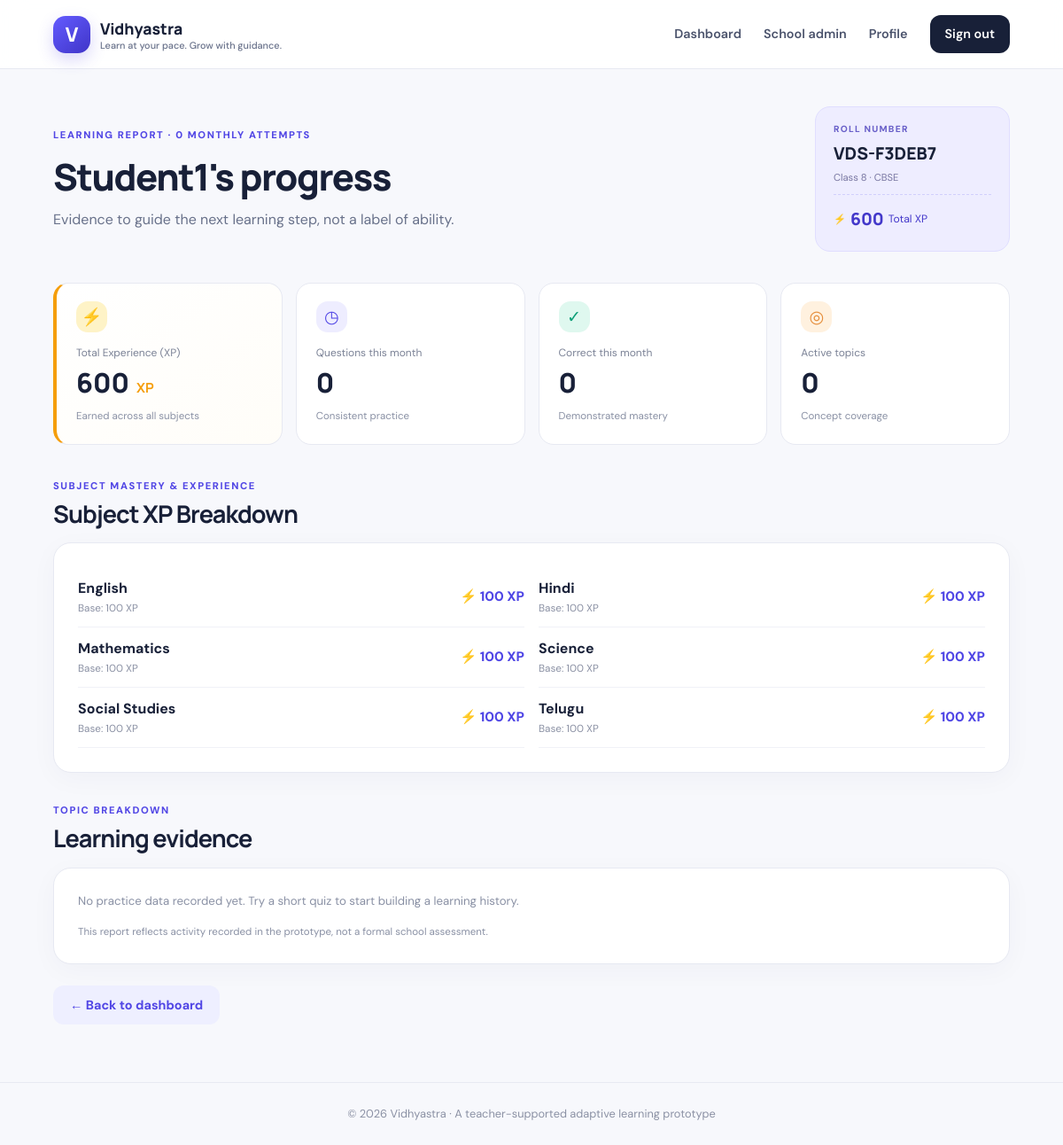
/report/4 (signed in), run on the app's committed database.
### tables this page shows
CREATE TABLE users (
      id INTEGER PRIMARY KEY AUTOINCREMENT, name TEXT NOT NULL, email TEXT UNIQUE NOT NULL,
      phone TEXT NOT NULL, password_hash TEXT NOT NULL, role TEXT NOT NULL,
      region TEXT DEFAULT '', district TEXT DEFAULT '', state TEXT DEFAULT '', board TEXT DEFAULT '',
      grade TEXT DEFAULT '', language TEXT DEFAULT 'English', theme TEXT DEFAULT 'light', bot_name TEXT DEFAULT 'Astra',
      roll_no TEXT UNIQUE, created_at TEXT NOT NULL
    , school_id INTEGER REFERENCES schools(id));

CREATE TABLE student_xp (
            id INTEGER PRIMARY KEY AUTOINCREMENT,
            student_id INTEGER NOT NULL,
            subject TEXT NOT NULL,
            xp INTEGER NOT NULL DEFAULT 100,
            UNIQUE(student_id, subject),
            FOREIGN KEY(student_id) REFERENCES users(id)
        );

### app.py (the view, shortened to what this page needs)
@app.route('/report/<int:student_id>')
@login_required
def report(student_id):
    user = current_user()
    con = db()
    try:
        student = con.execute('''
            SELECT * FROM users WHERE id=? AND role='student'
        ''', (student_id,)).fetchone()
        if not student:
            abort(404)
        allowed = user['role'] == 'platform_admin'
        if user['role'] == 'student':
            allowed = (
                user['id'] == student_id
                and user['school_id'] == student['school_id']
            )
        elif user['role'] == 'admin':
            allowed = user['school_id'] == student['school_id']
        if not allowed:
            abort(403)
        progress = con.execute('''
            SELECT * FROM progress
            WHERE student_id=?
            ORDER BY subject, topic
        ''', (student_id,)).fetchall()
        attempts = con.execute('''
            SELECT
                COUNT(*) AS n,
                COALESCE(SUM(is_correct), 0) AS correct
            FROM quiz_attempts
            WHERE student_id=? AND substr(created_at, 1, 7)=?
        ''', (
            student_id,
            date.today().strftime('%Y-%m')
        )).fetchone()
        subject_xp, total_xp = get_student_xp_summary(student_id, con)
        return render_template(
            'report.html',
            student=student,
            progress=progress,
            attempts=attempts,
            subject_xp=subject_xp,
            total_xp=total_xp
        )
    finally:
        con.close()

### app.py (called while the page is built)
def db():
    con = sqlite3.connect(DB_PATH)
    con.row_factory = sqlite3.Row
    con.execute('PRAGMA foreign_keys = ON')
    return con

def ensure_student_xp(student_id, con):
    for subject in SUBJECTS:
        con.execute('''
            INSERT INTO student_xp (student_id, subject, xp)
            VALUES (?, ?, ?)
            ON CONFLICT(student_id, subject) DO NOTHING
        ''', (student_id, subject, BASE_XP_PER_SUBJECT))

def get_student_xp_summary(student_id, con):
    ensure_student_xp(student_id, con)
    rows = con.execute('''
        SELECT subject, xp
        FROM student_xp
        WHERE student_id=?
    ''', (student_id,)).fetchall()
    xp_by_subject = {
        row['subject']: row['xp'] for row in rows
    }
    for subject in SUBJECTS:
        xp_by_subject.setdefault(subject, BASE_XP_PER_SUBJECT)
    return xp_by_subject, sum(xp_by_subject.values())

def current_user():
    user_id = session.get('user_id')
    if not user_id:
        return None
    con = db()
    try:
        return con.execute(
            'SELECT * FROM users WHERE id=?', (user_id,)
        ).fetchone()
    finally:
        con.close()

def login_required(fn):
    @wraps(fn)
    def wrapper(*args, **kwargs):
        if 'user_id' not in session:
            return redirect(url_for('login'))
        if current_user() is None:
            session.clear()
            return redirect(url_for('login'))
        return fn(*args, **kwargs)
    return wrapper

@app.context_processor
def inject_globals():
    return {
        'current_user': current_user(),
        'subjects': SUBJECTS,
        'year': date.today().year
    }

### templates/report.html (shortened to what this page needs)
{% extends 'base.html' %}
{% block content %}
<section class="dashboard-head">
    <div>
        <span class="eyebrow">LEARNING REPORT · {{ attempts['n'] }} MONTHLY ATTEMPTS</span>
        <h1>{{ student['name'] }}'s progress</h1>
        <p>Evidence to guide the next learning step, not a label of ability.</p>
    </div>
    <div class="roll-card">
        <small>ROLL NUMBER</small>
        <strong>{{ student['roll_no'] or '—' }}</strong>
        <span>{{ student['grade'] }} · {{ student['board'] }}</span>
        <div class="roll-xp-tag">
            <span class="xp-bolt">⚡</span> <strong>{{ total_xp }}</strong> Total XP
        </div>
    </div>
</section>
<section class="stats-grid stats-grid-4">
    <article class="stat-card xp-stat-card">
        <span class="stat-icon gold">⚡</span>
        <small>Total Experience (XP)</small>
        <strong>{{ total_xp }} <span class="xp-sub">XP</span></strong>
        <span class="muted">Earned across all subjects</span>
    </article>
    <article class="stat-card">
        <span class="stat-icon purple">◷</span>
        <small>Questions this month</small>
        <strong>{{ attempts['n'] }}</strong>
        <span class="muted">Consistent practice</span>
    </article>
    <article class="stat-card">
        <span class="stat-icon green">✓</span>
        <small>Correct this month</small>
        <strong>{{ attempts['correct'] }}</strong>
        <span class="muted">Demonstrated mastery</span>
    </article>
    <article class="stat-card">
        <span class="stat-icon orange">◎</span>
        <small>Active topics</small>
        <strong>{{ progress|length }}</strong>
        <span class="muted">Concept coverage</span>
    </article>
</section>
<section class="section-head">
    <div>
        <span class="eyebrow">SUBJECT MASTERY & EXPERIENCE</span>
        <h2>Subject XP Breakdown</h2>
    </div>
</section>
<div class="panel">
    <div class="form-grid">
        {% for sub, xp_val in subject_xp.items() %}
        <div class="report-row" style="border-bottom: 1px solid #f0f1f7; padding: 12px 0;">
            <div>
                <b>{{ sub }}</b>
                <small>Base: 100 XP</small>
            </div>
            <strong class="xp-val">⚡ {{ xp_val }} XP</strong>
        </div>
        {% endfor %}
    </div>
</div>
<section class="section-head">
    <div>
        <span class="eyebrow">TOPIC BREAKDOWN</span>
        <h2>Learning evidence</h2>
    </div>
</section>
<div class="panel">
    {% if progress %}
        {% for p in progress %}
        <div class="report-row">
            <div>
                <b>{{ p.subject }} · {{ p.topic }}</b>
                <small>{{ p.attempts }} attempts · Last active {{ p.last_seen[:10] }}</small>
            </div>
            <div class="report-score">
                <strong>{{ ((p.correct / p.attempts)*100)|round|int if p.attempts else 0 }}%</strong>
                <div class="bar">
                    <span style="width:{{ ((p.correct / p.attempts)*100)|round|int if p.attempts else 0 }}%"></span>
                </div>
            </div>
        </div>
        {% endfor %}
    {% else %}
        <p class="muted">No practice data recorded yet. Try a short quiz to start building a learning history.</p>
    {% endif %}
    <p class="tiny-note">
        This report reflects activity recorded in the prototype, not a formal school assessment.
    </p>
</div>
<div style="margin: 24px 0;">
    <a class="button secondary" href="{{ url_for('dashboard') }}">← Back to dashboard</a>
</div>
{% endblock %}

### static/style.css (style rules this page uses)
:root { --ink:#182038;--muted:#68718a;--line:#e7e9f2;--paper:#f7f8fc;--white:#fff;--purple:#5146e5;--purple2:#7168f3;--green:#0d9f78;--orange:#e58b37;--shadow:0 18px 50px rgba(35,39,87,.08) }
* { box-sizing:border-box }
body { margin:0;background:var(--paper);color:var(--ink);font-family:'DM Sans',sans-serif;line-height:1.55 }
h1,h2,h3 { font-family:Manrope,sans-serif;letter-spacing:-.035em;line-height:1.15;margin:0 0 12px }
h1 { font-size:clamp(2.2rem,5vw,4.1rem);font-weight:800 }
h2 { font-size:1.7rem }
p { color:var(--muted);margin:0 0 16px }
a { color:var(--purple);text-decoration:none }
.eyebrow { font-size:.7rem;letter-spacing:.14em;font-weight:800;color:var(--purple);display:block;margin-bottom:15px }
.button { border:0;display:inline-flex;align-items:center;justify-content:center;gap:8px;padding:13px 19px;border-radius:12px;font:700 .9rem 'DM Sans',sans-serif;cursor:pointer;transition:transform .18s,box-shadow .18s }
.secondary { background:#eeefff;color:var(--purple) }
.muted,.tiny-note { color:#8990a4 }
.muted { font-size:.83rem }
.tiny-note { font-size:.72rem;line-height:1.5;margin:16px 0 0 }
.feature-icon,.stat-icon { width:42px;height:42px;display:grid;place-items:center;border-radius:13px;font-size:1.2rem;margin-bottom:18px }
.purple { background:#eeedff;color:var(--purple) }
.orange { background:#fff1df;color:var(--orange) }
.green { background:#dff8ef;color:var(--green) }
.form-card,.panel { background:#fff;border:1px solid var(--line);border-radius:20px;padding:27px;box-shadow:0 7px 30px rgba(35,39,87,.035) }
.form-grid { display:grid;grid-template-columns:1fr 1fr;gap:0 16px }
.dashboard-head { display:flex;align-items:center;justify-content:space-between;gap:25px;padding:42px 0 27px }
.dashboard-head h1 { font-size:2.6rem }
.dashboard-head p { margin:0 }
.roll-card { min-width:220px;background:#eeedff;border:1px solid #e0deff;border-radius:17px;padding:17px 20px }
.roll-card small,.roll-card strong,.roll-card span { display:block }
.roll-card small { font-size:.64rem;letter-spacing:.12em;color:#6960c9;font-weight:800 }
.roll-card strong { font:800 1.2rem Manrope;margin:6px 0 }
.roll-card span { font-size:.7rem;color:#7775a0 }
.stats-grid { display:grid;grid-template-columns:repeat(3,1fr);gap:15px;margin:8px 0 38px }
.stat-card { padding:20px 22px;background:#fff;border:1px solid var(--line);border-radius:17px }
.stat-icon { margin-bottom:14px;width:35px;height:35px }
.stat-card small { display:block;color:#7b8296;font-size:.75rem }
.stat-card strong { display:block;font:800 1.9rem Manrope;margin:3px 0 4px }
.stat-card .muted { font-size:.72rem }
.section-head { display:flex;align-items:end;justify-content:space-between;margin:34px 0 17px }
.section-head h2 { margin:0 }
.section-head .eyebrow { margin-bottom:7px }
.report-row { display:flex;align-items:center;justify-content:space-between;gap:20px;padding:16px 0;border-bottom:1px solid #f0f1f7 }
.report-row b,.report-row small { display:block }
.report-row small { font-size:.73rem;color:#8b91a4 }
.stats-grid-4 { grid-template-columns:repeat(4,1fr)!important }
.stat-icon.gold { background:#fef3c7;color:#d97706 }
.xp-stat-card { border-left:4px solid #f59e0b;background:linear-gradient(145deg,#ffffff,#fffdf8) }
.xp-sub { font-size:0.95rem;font-weight:700;color:#f59e0b;margin-left:2px }
.roll-xp-tag { margin-top:10px;padding-top:8px;border-top:1px dashed #d1cffc;font-size:0.76rem;color:#4338ca;display:flex;align-items:center;gap:5px }
.xp-val { font-size:0.95rem;color:#4f46e5;font-weight:800 }

### data on the page
users: name "Student1", roll_no "VDS-F3DEB7", grade "Class 8", board "CBSE"
student_xp: subject "English", xp "100"
student_xp: subject "Hindi", xp "100"
student_xp: subject "Mathematics", xp "100"
student_xp: subject "Science", xp "100"
student_xp: subject "Social Studies", xp "100"
student_xp: subject "Telugu", xp "100"

### other printed values
{{ attempts['n'] }} "0"
{{ total_xp }} "600"
{{ attempts['correct'] }} "0"
{{ progress|length }} "0"
